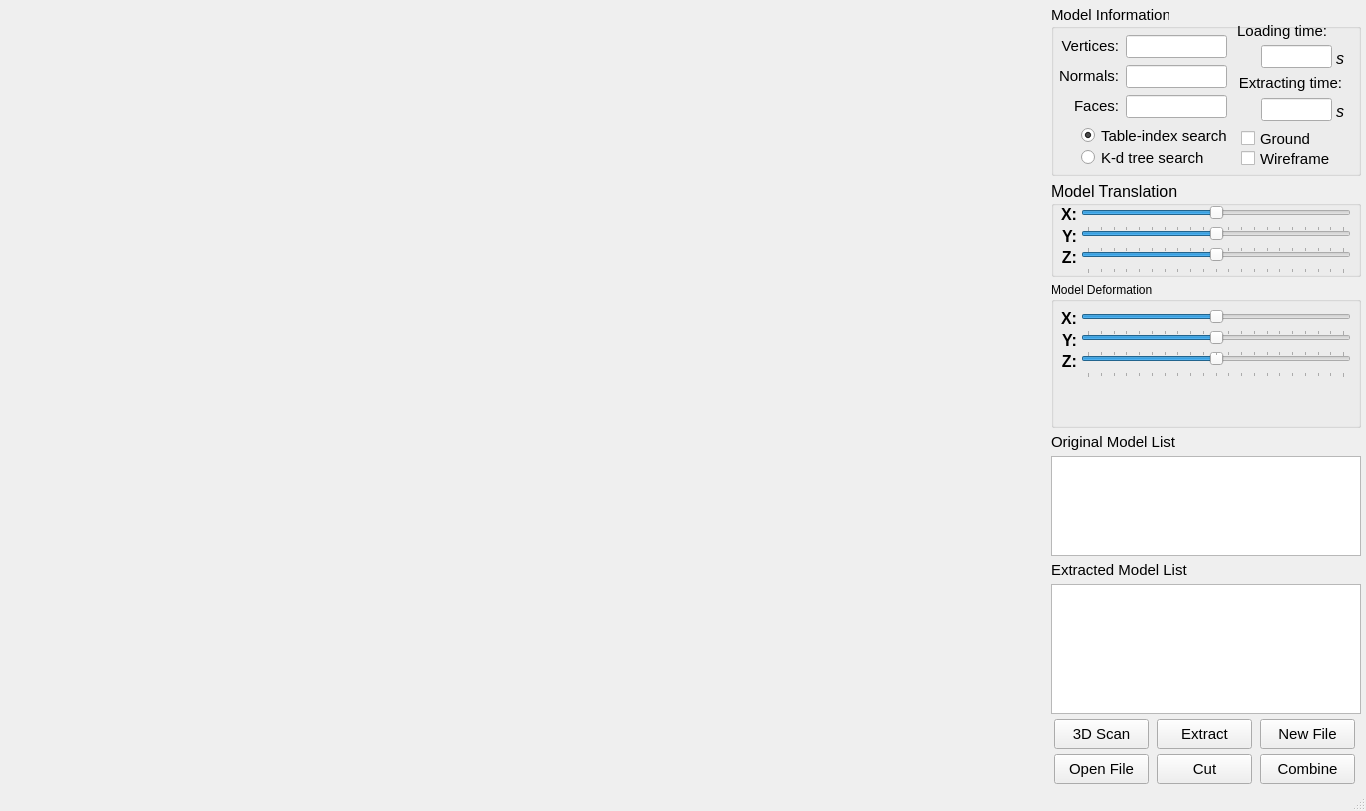
<?xml version="1.0" encoding="UTF-8"?>
<ui version="4.0">
 <author>Jiaqing LIN</author>
 <class>MainWindow</class>
 <widget class="QMainWindow" name="MainWindow">
  <property name="windowModality">
   <enum>Qt::WindowModal</enum>
  </property>
  <property name="geometry">
   <rect>
    <x>0</x>
    <y>0</y>
    <width>1366</width>
    <height>811</height>
   </rect>
  </property>
  <property name="acceptDrops">
   <bool>true</bool>
  </property>
  <property name="windowTitle">
   <string>A Digital Fabricatin Assistant for 3D Arts and Crafts</string>
  </property>
  <property name="windowIcon">
   <iconset>
    <normaloff>icon.png</normaloff>icon.png</iconset>
  </property>
  <widget class="QWidget" name="centralWidget">
   <layout class="QGridLayout" name="gridLayout_2">
    <item row="0" column="0" rowspan="8">
     <widget class="GLWidget" name="OpenGLWidget" native="true">
      <property name="sizePolicy">
       <sizepolicy hsizetype="Expanding" vsizetype="Preferred">
        <horstretch>0</horstretch>
        <verstretch>0</verstretch>
       </sizepolicy>
      </property>
      <property name="mouseTracking">
       <bool>false</bool>
      </property>
      <property name="focusPolicy">
       <enum>Qt::ClickFocus</enum>
      </property>
     </widget>
    </item>
    <item row="0" column="1">
     <widget class="QGroupBox" name="groupBoxInfo">
      <property name="sizePolicy">
       <sizepolicy hsizetype="Fixed" vsizetype="Fixed">
        <horstretch>0</horstretch>
        <verstretch>0</verstretch>
       </sizepolicy>
      </property>
      <property name="minimumSize">
       <size>
        <width>310</width>
        <height>171</height>
       </size>
      </property>
      <property name="font">
       <font>
        <family>Arial</family>
        <pointsize>11</pointsize>
       </font>
      </property>
      <property name="title">
       <string>Model Information</string>
      </property>
      <widget class="QLineEdit" name="lineEditVertices">
       <property name="geometry">
        <rect>
         <x>75</x>
         <y>30</y>
         <width>101</width>
         <height>23</height>
        </rect>
       </property>
       <property name="sizePolicy">
        <sizepolicy hsizetype="Fixed" vsizetype="Fixed">
         <horstretch>0</horstretch>
         <verstretch>0</verstretch>
        </sizepolicy>
       </property>
       <property name="readOnly">
        <bool>true</bool>
       </property>
      </widget>
      <widget class="QLineEdit" name="lineEditNormals">
       <property name="geometry">
        <rect>
         <x>75</x>
         <y>60</y>
         <width>101</width>
         <height>23</height>
        </rect>
       </property>
       <property name="sizePolicy">
        <sizepolicy hsizetype="Fixed" vsizetype="Fixed">
         <horstretch>0</horstretch>
         <verstretch>0</verstretch>
        </sizepolicy>
       </property>
       <property name="readOnly">
        <bool>true</bool>
       </property>
      </widget>
      <widget class="QLineEdit" name="lineEditFaces">
       <property name="geometry">
        <rect>
         <x>75</x>
         <y>90</y>
         <width>101</width>
         <height>23</height>
        </rect>
       </property>
       <property name="sizePolicy">
        <sizepolicy hsizetype="Fixed" vsizetype="Fixed">
         <horstretch>0</horstretch>
         <verstretch>0</verstretch>
        </sizepolicy>
       </property>
       <property name="readOnly">
        <bool>true</bool>
       </property>
      </widget>
      <widget class="QLabel" name="labelVertices">
       <property name="geometry">
        <rect>
         <x>7</x>
         <y>30</y>
         <width>61</width>
         <height>21</height>
        </rect>
       </property>
       <property name="sizePolicy">
        <sizepolicy hsizetype="Fixed" vsizetype="Fixed">
         <horstretch>0</horstretch>
         <verstretch>0</verstretch>
        </sizepolicy>
       </property>
       <property name="text">
        <string>Vertices:</string>
       </property>
       <property name="alignment">
        <set>Qt::AlignRight|Qt::AlignTrailing|Qt::AlignVCenter</set>
       </property>
      </widget>
      <widget class="QLabel" name="labelNormals">
       <property name="geometry">
        <rect>
         <x>7</x>
         <y>60</y>
         <width>61</width>
         <height>21</height>
        </rect>
       </property>
       <property name="sizePolicy">
        <sizepolicy hsizetype="Fixed" vsizetype="Fixed">
         <horstretch>0</horstretch>
         <verstretch>0</verstretch>
        </sizepolicy>
       </property>
       <property name="text">
        <string>Normals:</string>
       </property>
       <property name="alignment">
        <set>Qt::AlignRight|Qt::AlignTrailing|Qt::AlignVCenter</set>
       </property>
      </widget>
      <widget class="QLabel" name="labelFaces">
       <property name="geometry">
        <rect>
         <x>17</x>
         <y>90</y>
         <width>51</width>
         <height>21</height>
        </rect>
       </property>
       <property name="sizePolicy">
        <sizepolicy hsizetype="Fixed" vsizetype="Fixed">
         <horstretch>0</horstretch>
         <verstretch>0</verstretch>
        </sizepolicy>
       </property>
       <property name="text">
        <string>Faces:</string>
       </property>
       <property name="alignment">
        <set>Qt::AlignRight|Qt::AlignTrailing|Qt::AlignVCenter</set>
       </property>
      </widget>
      <widget class="QCheckBox" name="checkBoxWireframe">
       <property name="geometry">
        <rect>
         <x>190</x>
         <y>145</y>
         <width>96</width>
         <height>17</height>
        </rect>
       </property>
       <property name="sizePolicy">
        <sizepolicy hsizetype="Fixed" vsizetype="Fixed">
         <horstretch>0</horstretch>
         <verstretch>0</verstretch>
        </sizepolicy>
       </property>
       <property name="layoutDirection">
        <enum>Qt::LeftToRight</enum>
       </property>
       <property name="text">
        <string>Wireframe</string>
       </property>
      </widget>
      <widget class="QCheckBox" name="checkBoxShowGround">
       <property name="geometry">
        <rect>
         <x>190</x>
         <y>125</y>
         <width>76</width>
         <height>17</height>
        </rect>
       </property>
       <property name="sizePolicy">
        <sizepolicy hsizetype="Fixed" vsizetype="Fixed">
         <horstretch>0</horstretch>
         <verstretch>0</verstretch>
        </sizepolicy>
       </property>
       <property name="layoutDirection">
        <enum>Qt::LeftToRight</enum>
       </property>
       <property name="text">
        <string>Ground</string>
       </property>
       <property name="checked">
        <bool>false</bool>
       </property>
      </widget>
      <widget class="QLabel" name="labelLoading">
       <property name="geometry">
        <rect>
         <x>180</x>
         <y>15</y>
         <width>96</width>
         <height>21</height>
        </rect>
       </property>
       <property name="text">
        <string>Loading time:</string>
       </property>
       <property name="alignment">
        <set>Qt::AlignRight|Qt::AlignTrailing|Qt::AlignVCenter</set>
       </property>
      </widget>
      <widget class="QLineEdit" name="lineEditLoading">
       <property name="geometry">
        <rect>
         <x>210</x>
         <y>40</y>
         <width>71</width>
         <height>23</height>
        </rect>
       </property>
       <property name="sizePolicy">
        <sizepolicy hsizetype="Fixed" vsizetype="Fixed">
         <horstretch>0</horstretch>
         <verstretch>0</verstretch>
        </sizepolicy>
       </property>
       <property name="readOnly">
        <bool>true</bool>
       </property>
      </widget>
      <widget class="QLineEdit" name="lineEditSegmenting">
       <property name="geometry">
        <rect>
         <x>210</x>
         <y>93</y>
         <width>71</width>
         <height>23</height>
        </rect>
       </property>
       <property name="sizePolicy">
        <sizepolicy hsizetype="Fixed" vsizetype="Fixed">
         <horstretch>0</horstretch>
         <verstretch>0</verstretch>
        </sizepolicy>
       </property>
       <property name="readOnly">
        <bool>true</bool>
       </property>
      </widget>
      <widget class="QLabel" name="labelSegmenting">
       <property name="geometry">
        <rect>
         <x>180</x>
         <y>65</y>
         <width>111</width>
         <height>26</height>
        </rect>
       </property>
       <property name="text">
        <string>Extracting time:</string>
       </property>
       <property name="alignment">
        <set>Qt::AlignRight|Qt::AlignTrailing|Qt::AlignVCenter</set>
       </property>
      </widget>
      <widget class="QLabel" name="labelSL">
       <property name="geometry">
        <rect>
         <x>285</x>
         <y>45</y>
         <width>16</width>
         <height>16</height>
        </rect>
       </property>
       <property name="font">
        <font>
         <pointsize>12</pointsize>
         <italic>true</italic>
        </font>
       </property>
       <property name="text">
        <string>s</string>
       </property>
      </widget>
      <widget class="QLabel" name="labelSS">
       <property name="geometry">
        <rect>
         <x>285</x>
         <y>98</y>
         <width>16</width>
         <height>16</height>
        </rect>
       </property>
       <property name="font">
        <font>
         <pointsize>12</pointsize>
         <italic>true</italic>
        </font>
       </property>
       <property name="text">
        <string>s</string>
       </property>
      </widget>
      <widget class="QRadioButton" name="radioButtonDef">
       <property name="geometry">
        <rect>
         <x>30</x>
         <y>120</y>
         <width>156</width>
         <height>21</height>
        </rect>
       </property>
       <property name="text">
        <string>Table-index search</string>
       </property>
       <property name="checked">
        <bool>true</bool>
       </property>
      </widget>
      <widget class="QRadioButton" name="radioButtonKdtree">
       <property name="geometry">
        <rect>
         <x>30</x>
         <y>142</y>
         <width>136</width>
         <height>21</height>
        </rect>
       </property>
       <property name="text">
        <string>K-d tree search</string>
       </property>
      </widget>
     </widget>
    </item>
    <item row="1" column="1">
     <widget class="QGroupBox" name="groupControll">
      <property name="sizePolicy">
       <sizepolicy hsizetype="Fixed" vsizetype="Fixed">
        <horstretch>0</horstretch>
        <verstretch>0</verstretch>
       </sizepolicy>
      </property>
      <property name="minimumSize">
       <size>
        <width>310</width>
        <height>96</height>
       </size>
      </property>
      <property name="font">
       <font>
        <family>Arial</family>
        <pointsize>12</pointsize>
       </font>
      </property>
      <property name="title">
       <string>Model Translation</string>
      </property>
      <widget class="QSlider" name="horizontalSliderX">
       <property name="geometry">
        <rect>
         <x>30</x>
         <y>20</y>
         <width>270</width>
         <height>31</height>
        </rect>
       </property>
       <property name="sizePolicy">
        <sizepolicy hsizetype="Fixed" vsizetype="Fixed">
         <horstretch>0</horstretch>
         <verstretch>0</verstretch>
        </sizepolicy>
       </property>
       <property name="minimum">
        <number>-10</number>
       </property>
       <property name="maximum">
        <number>10</number>
       </property>
       <property name="pageStep">
        <number>20</number>
       </property>
       <property name="orientation">
        <enum>Qt::Horizontal</enum>
       </property>
       <property name="tickPosition">
        <enum>QSlider::TicksBelow</enum>
       </property>
      </widget>
      <widget class="QSlider" name="horizontalSliderY">
       <property name="geometry">
        <rect>
         <x>30</x>
         <y>41</y>
         <width>270</width>
         <height>31</height>
        </rect>
       </property>
       <property name="sizePolicy">
        <sizepolicy hsizetype="Fixed" vsizetype="Fixed">
         <horstretch>0</horstretch>
         <verstretch>0</verstretch>
        </sizepolicy>
       </property>
       <property name="minimum">
        <number>-10</number>
       </property>
       <property name="maximum">
        <number>10</number>
       </property>
       <property name="pageStep">
        <number>20</number>
       </property>
       <property name="orientation">
        <enum>Qt::Horizontal</enum>
       </property>
       <property name="tickPosition">
        <enum>QSlider::TicksBelow</enum>
       </property>
      </widget>
      <widget class="QSlider" name="horizontalSliderZ">
       <property name="geometry">
        <rect>
         <x>30</x>
         <y>62</y>
         <width>270</width>
         <height>31</height>
        </rect>
       </property>
       <property name="sizePolicy">
        <sizepolicy hsizetype="Fixed" vsizetype="Fixed">
         <horstretch>0</horstretch>
         <verstretch>0</verstretch>
        </sizepolicy>
       </property>
       <property name="layoutDirection">
        <enum>Qt::LeftToRight</enum>
       </property>
       <property name="minimum">
        <number>-10</number>
       </property>
       <property name="maximum">
        <number>10</number>
       </property>
       <property name="pageStep">
        <number>20</number>
       </property>
       <property name="orientation">
        <enum>Qt::Horizontal</enum>
       </property>
       <property name="tickPosition">
        <enum>QSlider::TicksBelow</enum>
       </property>
      </widget>
      <widget class="QLabel" name="labelX">
       <property name="geometry">
        <rect>
         <x>10</x>
         <y>20</y>
         <width>16</width>
         <height>26</height>
        </rect>
       </property>
       <property name="font">
        <font>
         <family>Arial</family>
         <pointsize>12</pointsize>
         <weight>75</weight>
         <bold>true</bold>
        </font>
       </property>
       <property name="text">
        <string>X:</string>
       </property>
       <property name="alignment">
        <set>Qt::AlignRight|Qt::AlignTrailing|Qt::AlignVCenter</set>
       </property>
      </widget>
      <widget class="QLabel" name="labelY">
       <property name="geometry">
        <rect>
         <x>10</x>
         <y>42</y>
         <width>16</width>
         <height>26</height>
        </rect>
       </property>
       <property name="font">
        <font>
         <family>Arial</family>
         <pointsize>12</pointsize>
         <weight>75</weight>
         <bold>true</bold>
        </font>
       </property>
       <property name="text">
        <string>Y:</string>
       </property>
       <property name="alignment">
        <set>Qt::AlignRight|Qt::AlignTrailing|Qt::AlignVCenter</set>
       </property>
      </widget>
      <widget class="QLabel" name="labelZ">
       <property name="geometry">
        <rect>
         <x>10</x>
         <y>63</y>
         <width>16</width>
         <height>26</height>
        </rect>
       </property>
       <property name="font">
        <font>
         <family>Arial</family>
         <pointsize>12</pointsize>
         <weight>75</weight>
         <bold>true</bold>
        </font>
       </property>
       <property name="text">
        <string>Z:</string>
       </property>
       <property name="alignment">
        <set>Qt::AlignRight|Qt::AlignTrailing|Qt::AlignVCenter</set>
       </property>
      </widget>
     </widget>
    </item>
    <item row="2" column="1">
     <widget class="QGroupBox" name="groupBox">
      <property name="sizePolicy">
       <sizepolicy hsizetype="Fixed" vsizetype="Fixed">
        <horstretch>0</horstretch>
        <verstretch>0</verstretch>
       </sizepolicy>
      </property>
      <property name="minimumSize">
       <size>
        <width>310</width>
        <height>146</height>
       </size>
      </property>
      <property name="title">
       <string>Model Deformation</string>
      </property>
      <widget class="QSlider" name="horizontalSliderDefZ">
       <property name="geometry">
        <rect>
         <x>30</x>
         <y>65</y>
         <width>270</width>
         <height>31</height>
        </rect>
       </property>
       <property name="sizePolicy">
        <sizepolicy hsizetype="Fixed" vsizetype="Fixed">
         <horstretch>0</horstretch>
         <verstretch>0</verstretch>
        </sizepolicy>
       </property>
       <property name="layoutDirection">
        <enum>Qt::LeftToRight</enum>
       </property>
       <property name="minimum">
        <number>-10</number>
       </property>
       <property name="maximum">
        <number>10</number>
       </property>
       <property name="pageStep">
        <number>20</number>
       </property>
       <property name="orientation">
        <enum>Qt::Horizontal</enum>
       </property>
       <property name="tickPosition">
        <enum>QSlider::TicksBelow</enum>
       </property>
      </widget>
      <widget class="QLabel" name="labelDefZ">
       <property name="geometry">
        <rect>
         <x>10</x>
         <y>66</y>
         <width>16</width>
         <height>26</height>
        </rect>
       </property>
       <property name="font">
        <font>
         <family>Arial</family>
         <pointsize>12</pointsize>
         <weight>75</weight>
         <bold>true</bold>
        </font>
       </property>
       <property name="text">
        <string>Z:</string>
       </property>
       <property name="alignment">
        <set>Qt::AlignRight|Qt::AlignTrailing|Qt::AlignVCenter</set>
       </property>
      </widget>
      <widget class="QSlider" name="horizontalSliderDefX">
       <property name="geometry">
        <rect>
         <x>30</x>
         <y>23</y>
         <width>270</width>
         <height>31</height>
        </rect>
       </property>
       <property name="sizePolicy">
        <sizepolicy hsizetype="Fixed" vsizetype="Fixed">
         <horstretch>0</horstretch>
         <verstretch>0</verstretch>
        </sizepolicy>
       </property>
       <property name="minimum">
        <number>-10</number>
       </property>
       <property name="maximum">
        <number>10</number>
       </property>
       <property name="singleStep">
        <number>1</number>
       </property>
       <property name="pageStep">
        <number>20</number>
       </property>
       <property name="orientation">
        <enum>Qt::Horizontal</enum>
       </property>
       <property name="tickPosition">
        <enum>QSlider::TicksBelow</enum>
       </property>
      </widget>
      <widget class="QLabel" name="labelDefY">
       <property name="geometry">
        <rect>
         <x>10</x>
         <y>45</y>
         <width>16</width>
         <height>26</height>
        </rect>
       </property>
       <property name="font">
        <font>
         <family>Arial</family>
         <pointsize>12</pointsize>
         <weight>75</weight>
         <bold>true</bold>
        </font>
       </property>
       <property name="text">
        <string>Y:</string>
       </property>
       <property name="alignment">
        <set>Qt::AlignRight|Qt::AlignTrailing|Qt::AlignVCenter</set>
       </property>
      </widget>
      <widget class="QLabel" name="labelDefX">
       <property name="geometry">
        <rect>
         <x>10</x>
         <y>23</y>
         <width>16</width>
         <height>26</height>
        </rect>
       </property>
       <property name="font">
        <font>
         <family>Arial</family>
         <pointsize>12</pointsize>
         <weight>75</weight>
         <bold>true</bold>
        </font>
       </property>
       <property name="text">
        <string>X:</string>
       </property>
       <property name="alignment">
        <set>Qt::AlignRight|Qt::AlignTrailing|Qt::AlignVCenter</set>
       </property>
      </widget>
      <widget class="QSlider" name="horizontalSliderDefY">
       <property name="geometry">
        <rect>
         <x>30</x>
         <y>44</y>
         <width>270</width>
         <height>31</height>
        </rect>
       </property>
       <property name="sizePolicy">
        <sizepolicy hsizetype="Fixed" vsizetype="Fixed">
         <horstretch>0</horstretch>
         <verstretch>0</verstretch>
        </sizepolicy>
       </property>
       <property name="minimum">
        <number>-10</number>
       </property>
       <property name="maximum">
        <number>10</number>
       </property>
       <property name="pageStep">
        <number>20</number>
       </property>
       <property name="orientation">
        <enum>Qt::Horizontal</enum>
       </property>
       <property name="tickPosition">
        <enum>QSlider::TicksBelow</enum>
       </property>
      </widget>
     </widget>
    </item>
    <item row="3" column="1">
     <widget class="QLabel" name="labelOriginalList">
      <property name="font">
       <font>
        <family>Arial</family>
        <pointsize>11</pointsize>
       </font>
      </property>
      <property name="text">
       <string>Original Model List</string>
      </property>
     </widget>
    </item>
    <item row="4" column="1">
     <widget class="QListWidget" name="listWidgetOriginal">
      <property name="sizePolicy">
       <sizepolicy hsizetype="Minimum" vsizetype="Minimum">
        <horstretch>0</horstretch>
        <verstretch>0</verstretch>
       </sizepolicy>
      </property>
      <property name="minimumSize">
       <size>
        <width>310</width>
        <height>100</height>
       </size>
      </property>
      <property name="maximumSize">
       <size>
        <width>310</width>
        <height>140</height>
       </size>
      </property>
      <property name="font">
       <font>
        <family>Arial</family>
        <pointsize>11</pointsize>
       </font>
      </property>
      <property name="mouseTracking">
       <bool>false</bool>
      </property>
      <property name="focusPolicy">
       <enum>Qt::WheelFocus</enum>
      </property>
      <property name="acceptDrops">
       <bool>false</bool>
      </property>
      <property name="autoFillBackground">
       <bool>false</bool>
      </property>
      <property name="autoScrollMargin">
       <number>16</number>
      </property>
      <property name="showDropIndicator" stdset="0">
       <bool>true</bool>
      </property>
      <property name="dragEnabled">
       <bool>false</bool>
      </property>
      <property name="dragDropMode">
       <enum>QAbstractItemView::NoDragDrop</enum>
      </property>
      <property name="defaultDropAction">
       <enum>Qt::IgnoreAction</enum>
      </property>
      <property name="alternatingRowColors">
       <bool>true</bool>
      </property>
      <property name="iconSize">
       <size>
        <width>0</width>
        <height>0</height>
       </size>
      </property>
      <property name="movement">
       <enum>QListView::Static</enum>
      </property>
      <property name="resizeMode">
       <enum>QListView::Fixed</enum>
      </property>
      <property name="viewMode">
       <enum>QListView::ListMode</enum>
      </property>
      <property name="uniformItemSizes">
       <bool>false</bool>
      </property>
      <property name="wordWrap">
       <bool>false</bool>
      </property>
      <property name="selectionRectVisible">
       <bool>true</bool>
      </property>
      <property name="sortingEnabled">
       <bool>false</bool>
      </property>
     </widget>
    </item>
    <item row="5" column="1">
     <widget class="QLabel" name="labelSegmentedList">
      <property name="font">
       <font>
        <family>Arial</family>
        <pointsize>11</pointsize>
       </font>
      </property>
      <property name="text">
       <string>Extracted Model List</string>
      </property>
     </widget>
    </item>
    <item row="6" column="1">
     <widget class="QListWidget" name="listWidgetSegmented">
      <property name="sizePolicy">
       <sizepolicy hsizetype="Minimum" vsizetype="Expanding">
        <horstretch>0</horstretch>
        <verstretch>0</verstretch>
       </sizepolicy>
      </property>
      <property name="minimumSize">
       <size>
        <width>310</width>
        <height>100</height>
       </size>
      </property>
      <property name="maximumSize">
       <size>
        <width>310</width>
        <height>65530</height>
       </size>
      </property>
      <property name="font">
       <font>
        <family>Arial</family>
        <pointsize>11</pointsize>
       </font>
      </property>
      <property name="acceptDrops">
       <bool>false</bool>
      </property>
      <property name="dragEnabled">
       <bool>false</bool>
      </property>
      <property name="dragDropMode">
       <enum>QAbstractItemView::NoDragDrop</enum>
      </property>
      <property name="defaultDropAction">
       <enum>Qt::IgnoreAction</enum>
      </property>
      <property name="alternatingRowColors">
       <bool>true</bool>
      </property>
      <property name="viewMode">
       <enum>QListView::ListMode</enum>
      </property>
      <property name="uniformItemSizes">
       <bool>false</bool>
      </property>
      <property name="selectionRectVisible">
       <bool>true</bool>
      </property>
      <property name="sortingEnabled">
       <bool>false</bool>
      </property>
     </widget>
    </item>
    <item row="7" column="1">
     <layout class="QGridLayout" name="gridLayout">
      <item row="1" column="0">
       <widget class="QPushButton" name="pushButtonOpen">
        <property name="sizePolicy">
         <sizepolicy hsizetype="Minimum" vsizetype="Minimum">
          <horstretch>0</horstretch>
          <verstretch>0</verstretch>
         </sizepolicy>
        </property>
        <property name="minimumSize">
         <size>
          <width>95</width>
          <height>30</height>
         </size>
        </property>
        <property name="maximumSize">
         <size>
          <width>95</width>
          <height>30</height>
         </size>
        </property>
        <property name="font">
         <font>
          <family>Arial</family>
          <pointsize>11</pointsize>
         </font>
        </property>
        <property name="text">
         <string>Open File</string>
        </property>
       </widget>
      </item>
      <item row="1" column="2">
       <widget class="QPushButton" name="pushButtonCombine">
        <property name="sizePolicy">
         <sizepolicy hsizetype="Minimum" vsizetype="Minimum">
          <horstretch>0</horstretch>
          <verstretch>0</verstretch>
         </sizepolicy>
        </property>
        <property name="minimumSize">
         <size>
          <width>95</width>
          <height>30</height>
         </size>
        </property>
        <property name="maximumSize">
         <size>
          <width>95</width>
          <height>30</height>
         </size>
        </property>
        <property name="font">
         <font>
          <family>Arial</family>
          <pointsize>11</pointsize>
         </font>
        </property>
        <property name="text">
         <string>Combine</string>
        </property>
       </widget>
      </item>
      <item row="1" column="1">
       <widget class="QPushButton" name="pushButtonDelete">
        <property name="sizePolicy">
         <sizepolicy hsizetype="Minimum" vsizetype="Minimum">
          <horstretch>0</horstretch>
          <verstretch>0</verstretch>
         </sizepolicy>
        </property>
        <property name="minimumSize">
         <size>
          <width>95</width>
          <height>30</height>
         </size>
        </property>
        <property name="maximumSize">
         <size>
          <width>95</width>
          <height>30</height>
         </size>
        </property>
        <property name="font">
         <font>
          <family>Arial</family>
          <pointsize>11</pointsize>
         </font>
        </property>
        <property name="text">
         <string>Cut</string>
        </property>
       </widget>
      </item>
      <item row="0" column="2">
       <widget class="QPushButton" name="pushButtonCreate">
        <property name="sizePolicy">
         <sizepolicy hsizetype="Minimum" vsizetype="Minimum">
          <horstretch>0</horstretch>
          <verstretch>0</verstretch>
         </sizepolicy>
        </property>
        <property name="minimumSize">
         <size>
          <width>95</width>
          <height>30</height>
         </size>
        </property>
        <property name="maximumSize">
         <size>
          <width>95</width>
          <height>30</height>
         </size>
        </property>
        <property name="font">
         <font>
          <family>Arial</family>
          <pointsize>11</pointsize>
         </font>
        </property>
        <property name="text">
         <string>New File</string>
        </property>
       </widget>
      </item>
      <item row="0" column="0">
       <widget class="QPushButton" name="pushButtonScan">
        <property name="sizePolicy">
         <sizepolicy hsizetype="Minimum" vsizetype="Minimum">
          <horstretch>0</horstretch>
          <verstretch>0</verstretch>
         </sizepolicy>
        </property>
        <property name="minimumSize">
         <size>
          <width>95</width>
          <height>30</height>
         </size>
        </property>
        <property name="maximumSize">
         <size>
          <width>95</width>
          <height>30</height>
         </size>
        </property>
        <property name="font">
         <font>
          <family>Arial</family>
          <pointsize>11</pointsize>
         </font>
        </property>
        <property name="text">
         <string>3D Scan</string>
        </property>
       </widget>
      </item>
      <item row="0" column="1">
       <widget class="QPushButton" name="pushButtonSegment">
        <property name="sizePolicy">
         <sizepolicy hsizetype="Minimum" vsizetype="Minimum">
          <horstretch>0</horstretch>
          <verstretch>0</verstretch>
         </sizepolicy>
        </property>
        <property name="minimumSize">
         <size>
          <width>95</width>
          <height>30</height>
         </size>
        </property>
        <property name="maximumSize">
         <size>
          <width>95</width>
          <height>30</height>
         </size>
        </property>
        <property name="font">
         <font>
          <family>Arial</family>
          <pointsize>11</pointsize>
         </font>
        </property>
        <property name="text">
         <string>Extract</string>
        </property>
       </widget>
      </item>
     </layout>
    </item>
   </layout>
  </widget>
  <widget class="QStatusBar" name="statusBar"/>
 </widget>
 <layoutdefault spacing="5" margin="5"/>
 <customwidgets>
  <customwidget>
   <class>GLWidget</class>
   <extends>QWidget</extends>
   <header>glwidget.h</header>
   <container>1</container>
  </customwidget>
 </customwidgets>
 <resources/>
 <connections/>
 <designerdata>
  <property name="gridDeltaX">
   <number>5</number>
  </property>
  <property name="gridDeltaY">
   <number>5</number>
  </property>
  <property name="gridSnapX">
   <bool>true</bool>
  </property>
  <property name="gridSnapY">
   <bool>true</bool>
  </property>
  <property name="gridVisible">
   <bool>true</bool>
  </property>
 </designerdata>
</ui>
